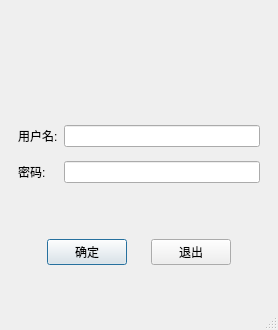
<?xml version="1.0" encoding="UTF-8"?>
<ui version="4.0">
 <class>Login</class>
 <widget class="QMainWindow" name="Login">
  <property name="geometry">
   <rect>
    <x>0</x>
    <y>0</y>
    <width>278</width>
    <height>330</height>
   </rect>
  </property>
  <property name="windowTitle">
   <string>MainWindow</string>
  </property>
  <widget class="QWidget" name="centralwidget">
   <layout class="QGridLayout" name="gridLayout_2">
    <item row="0" column="0">
     <widget class="QWidget" name="widget" native="true">
      <property name="maximumSize">
       <size>
        <width>16777215</width>
        <height>150</height>
       </size>
      </property>
      <layout class="QHBoxLayout" name="horizontalLayout">
       <item>
        <spacer name="horizontalSpacer">
         <property name="orientation">
          <enum>Qt::Horizontal</enum>
         </property>
         <property name="sizeHint" stdset="0">
          <size>
           <width>40</width>
           <height>20</height>
          </size>
         </property>
        </spacer>
       </item>
       <item>
        <widget class="QLabel" name="label">
         <property name="maximumSize">
          <size>
           <width>150</width>
           <height>16777215</height>
          </size>
         </property>
         <property name="text">
          <string/>
         </property>
         <property name="pixmap">
          <pixmap resource="image.qrc">:/fish.jpg</pixmap>
         </property>
         <property name="scaledContents">
          <bool>true</bool>
         </property>
        </widget>
       </item>
       <item>
        <spacer name="horizontalSpacer_2">
         <property name="orientation">
          <enum>Qt::Horizontal</enum>
         </property>
         <property name="sizeHint" stdset="0">
          <size>
           <width>40</width>
           <height>20</height>
          </size>
         </property>
        </spacer>
       </item>
      </layout>
     </widget>
    </item>
    <item row="1" column="0">
     <widget class="QWidget" name="widget_2" native="true">
      <layout class="QGridLayout" name="gridLayout">
       <item row="0" column="1">
        <widget class="QLineEdit" name="userEdit"/>
       </item>
       <item row="0" column="0">
        <widget class="QLabel" name="label_2">
         <property name="text">
          <string>用户名:</string>
         </property>
         <property name="buddy">
          <cstring>userEdit</cstring>
         </property>
        </widget>
       </item>
       <item row="1" column="0">
        <widget class="QLabel" name="label_3">
         <property name="text">
          <string>密码:</string>
         </property>
         <property name="buddy">
          <cstring>passwordEdit</cstring>
         </property>
        </widget>
       </item>
       <item row="1" column="1">
        <widget class="QLineEdit" name="passwordEdit"/>
       </item>
      </layout>
     </widget>
    </item>
    <item row="2" column="0">
     <widget class="QWidget" name="widget_3" native="true">
      <layout class="QHBoxLayout" name="horizontalLayout_2">
       <item>
        <spacer name="horizontalSpacer_3">
         <property name="orientation">
          <enum>Qt::Horizontal</enum>
         </property>
         <property name="sizeHint" stdset="0">
          <size>
           <width>24</width>
           <height>20</height>
          </size>
         </property>
        </spacer>
       </item>
       <item>
        <widget class="QPushButton" name="okButton">
         <property name="text">
          <string>确定</string>
         </property>
         <property name="default">
          <bool>true</bool>
         </property>
        </widget>
       </item>
       <item>
        <spacer name="horizontalSpacer_5">
         <property name="orientation">
          <enum>Qt::Horizontal</enum>
         </property>
         <property name="sizeType">
          <enum>QSizePolicy::Fixed</enum>
         </property>
         <property name="sizeHint" stdset="0">
          <size>
           <width>18</width>
           <height>20</height>
          </size>
         </property>
        </spacer>
       </item>
       <item>
        <widget class="QPushButton" name="exitButon">
         <property name="text">
          <string>退出</string>
         </property>
        </widget>
       </item>
       <item>
        <spacer name="horizontalSpacer_4">
         <property name="orientation">
          <enum>Qt::Horizontal</enum>
         </property>
         <property name="sizeHint" stdset="0">
          <size>
           <width>23</width>
           <height>20</height>
          </size>
         </property>
        </spacer>
       </item>
      </layout>
     </widget>
    </item>
   </layout>
  </widget>
  <widget class="QMenuBar" name="menubar">
   <property name="geometry">
    <rect>
     <x>0</x>
     <y>0</y>
     <width>278</width>
     <height>23</height>
    </rect>
   </property>
  </widget>
  <widget class="QStatusBar" name="statusbar"/>
 </widget>
 <resources>
  <include location="image.qrc"/>
 </resources>
 <connections/>
</ui>
